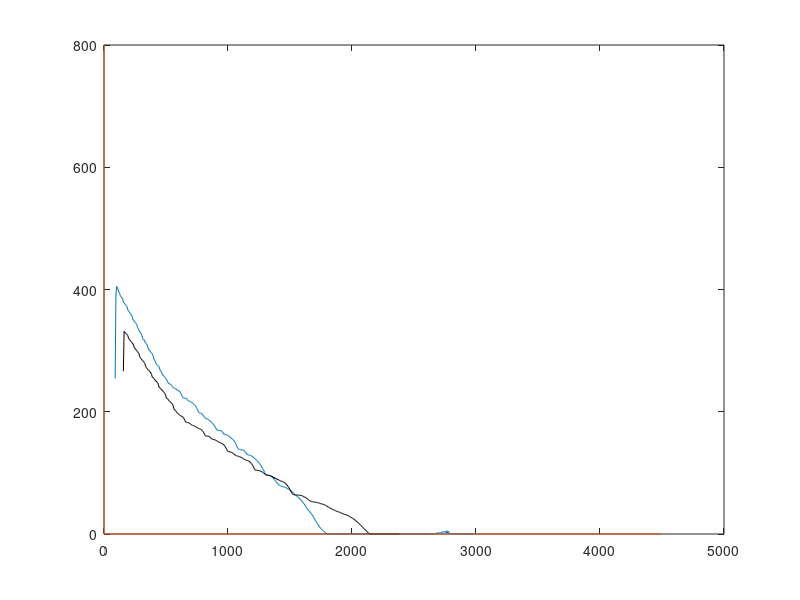

Reproduce this figure in MATLAB.
clc
close all
clear 

raw1 = importdata('./09-05/detumbling.txt');
raw2 = importdata('./09-05/tumbling.txt');

fig = figure();
plot(raw1(:,1),raw1(:,2));
hold on;
plot(raw2(:,1),raw2(:,2),'k');
hold on;
line([0 4500],[0 0]);
hold on;
line([0 0],[0 800]);